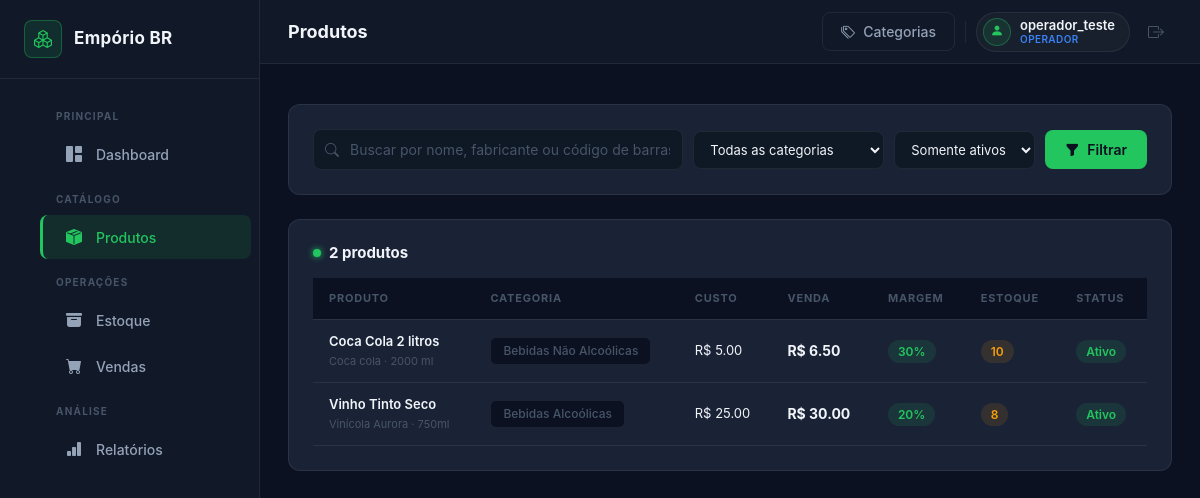
The app's page /produtos (signed in), older data.
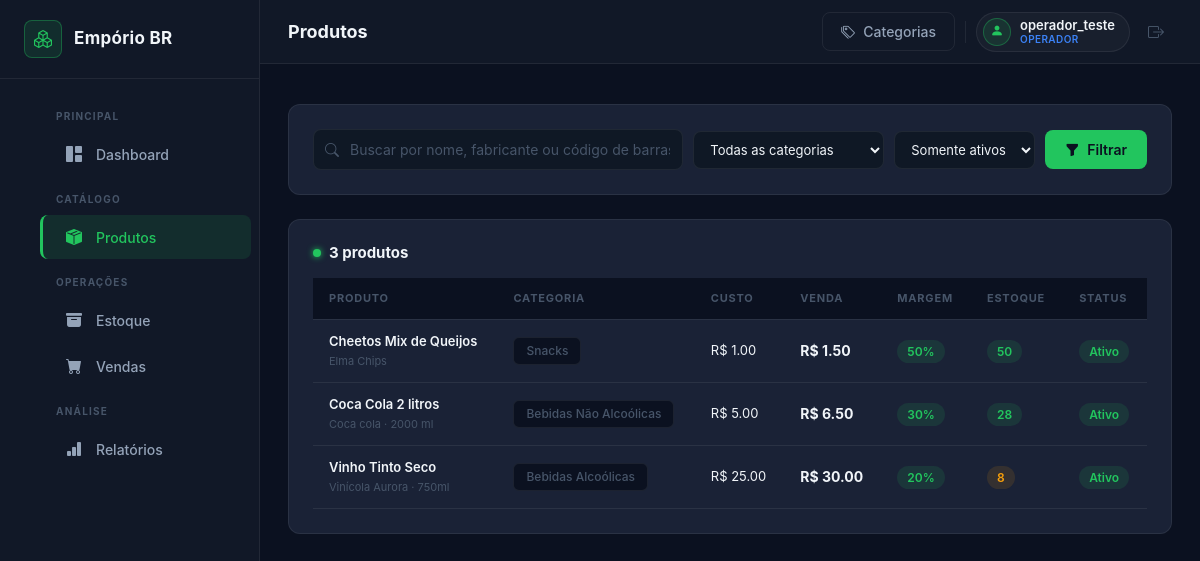
The same page, newer data.
### app/models/models.py (models this page shows, shortened)
class Produto(db.Model):
    __tablename__ = 'produtos'
    id = db.Column(db.Integer, primary_key=True)
    nome = db.Column(db.String(150), nullable=False)
    categoria_id = db.Column(db.Integer, db.ForeignKey('categorias.id'), nullable=False)
    fabricante = db.Column(db.String(100))
    volume = db.Column(db.String(30))
    peso = db.Column(db.String(30))
    codigo_barras = db.Column(db.String(50), unique=True)
    margem_lucro = db.Column(db.Float, nullable=False, default=30.0)
    preco_custo = db.Column(db.Float, nullable=False, default=0.0)
    preco_venda = db.Column(db.Float, nullable=False, default=0.0)
    estoque_minimo = db.Column(db.Integer, nullable=False, default=5)
    estoque_maximo = db.Column(db.Integer, nullable=False, default=100)
    ativo = db.Column(db.Boolean, default=True)
    lotes = db.relationship('Lote', backref='produto', lazy='dynamic')
    movimentacoes = db.relationship('Movimentacao', backref='produto', lazy='dynamic')
    @property
    def estoque_atual(self):
        total = 0
        for lote in self.lotes:
            total += lote.quantidade
        return total

class Categoria(db.Model):
    __tablename__ = 'categorias'
    id = db.Column(db.Integer, primary_key=True)
    nome = db.Column(db.String(80), nullable=False, unique=True)
    ativo = db.Column(db.Boolean, default=True)
    produtos = db.relationship('Produto', backref='categoria', lazy='dynamic')

### app/routes/produtos.py (the view, shortened to what this page needs)
@produtos_bp.route('/produtos')
@login_required
def lista_produtos():
    busca = request.args.get('q', '').strip()
    categoria_id = request.args.get('categoria_id', type=int)
    so_ativos = request.args.get('so_ativos', '1')
    pagina = request.args.get('pagina', 1, type=int)
    query = Produto.query
    if so_ativos == '1':
        query = query.filter_by(ativo=True)
    if categoria_id:
        query = query.filter_by(categoria_id=categoria_id)
    paginacao = query.order_by(Produto.nome).paginate(page=pagina, per_page=POR_PAGINA, error_out=False)
    categorias = Categoria.query.filter_by(ativo=True).order_by(Categoria.nome).all()
    return render_template(
        'produtos/lista.html',
        paginacao=paginacao,
        categorias=categorias,
        busca=busca,
        categoria_id=categoria_id,
        so_ativos=so_ativos,
    )

### app/models/models.py (called while the page is built)
@login_manager.user_loader
def load_user(user_id):
    return Usuario.query.get(int(user_id))

    @property
    def is_admin(self):
        return self.perfil == 'admin'

### app/templates/produtos/lista.html (shortened to what this page needs)
{% extends 'base.html' %}
{% block page_title %}Produtos{% endblock %}
{% block topbar_actions %}
  <a href="{{ url_for('produtos.categorias') }}" class="btn-outline">
    <i class="bi bi-tags"></i> Categorias
  </a>
{% endblock %}
{% block content %}
<div class="card-dark mb-4">
  <form method="GET" action="{{ url_for('produtos.lista_produtos') }}" class="filter-row">
    <div class="filter-input">
      <input type="text" name="q" value="{{ busca }}"
             placeholder="Buscar por nome, fabricante ou código de barras..."
             class="filter-control">
    </div>
    <select name="categoria_id" class="filter-select">
      <option value="">Todas as categorias</option>
    </select>
    <select name="so_ativos" class="filter-select">
      <option value="1" {{ 'selected' if so_ativos == '1' }}>Somente ativos</option>
    </select>
    <button type="submit" class="btn-accent">
      <i class="bi bi-funnel-fill"></i> Filtrar
    </button>
  </form>
</div>
<div class="card-dark">
  <div class="section-header mb-3">
    <div class="section-title-group">
      <span class="section-dot dot-green"></span>
      <h5 class="section-title">
        {{ paginacao.total }} produto{{ 's' if paginacao.total != 1 }}
      </h5>
    </div>
  </div>
  {% if paginacao.items %}
    <div class="table-scroll">
      <table class="table-dark-custom">
        <thead>
          <tr>
            <th>Produto</th>
            <th>Categoria</th>
            <th>Custo</th>
            <th>Venda</th>
            <th>Margem</th>
            <th>Estoque</th>
            <th>Status</th>
          </tr>
        </thead>
        <tbody>
          {% for p in paginacao.items %}
          <tr>
            <td>
              <span class="product-name">{{ p.nome }}</span>
              <span class="product-brand">
                {% if p.fabricante %}{{ p.fabricante }}{% endif %}
                {% if p.volume %} · {{ p.volume }}{% endif %}
              </span>
            </td>
            <td><span class="badge-gray">{{ p.categoria.nome }}</span></td>
            <td class="text-muted-col">R$ {{ '%.2f'|format(p.preco_custo) }}</td>
            <td><strong>R$ {{ '%.2f'|format(p.preco_venda) }}</strong></td>
            <td>
              <span class="badge-green">{{ '%.0f'|format(p.margem_lucro) }}%</span>
            </td>
            <td>
              {% set est = p.estoque_atual %}
              {% if est == 0 %}
                <span class="badge-red">{{ est }}</span>
              {% elif est <= p.estoque_minimo %}
                <span class="badge-yellow">{{ est }}</span>
              {% else %}
                <span class="badge-green">{{ est }}</span>
              {% endif %}
            </td>
            <td>
              {% if p.ativo %}
                <span class="badge-green">Ativo</span>
              {% else %}
                <span class="badge-gray">Inativo</span>
              {% endif %}
            </td>
          </tr>
          {% endfor %}
        </tbody>
      </table>
    </div>
  {% endif %}
</div>
{% endblock %}

Row changes from the older to the newer data that the page shows:
added Produto: nome "Cheetos Mix de Queijos", fabricante "Elma Chips", categoria.nome "Snacks", preco_custo "1.00", preco_venda "1.50", margem_lucro "50", estoque_maximo "50", ativo "Ativo"
shown differently, row unchanged: Produto "Coca Cola 2 litros": est (not shown) → "28"; estoque_minimo "10" → (not shown)
Text that changed along with them:
{{ paginacao.total }}: "2" → "3"
